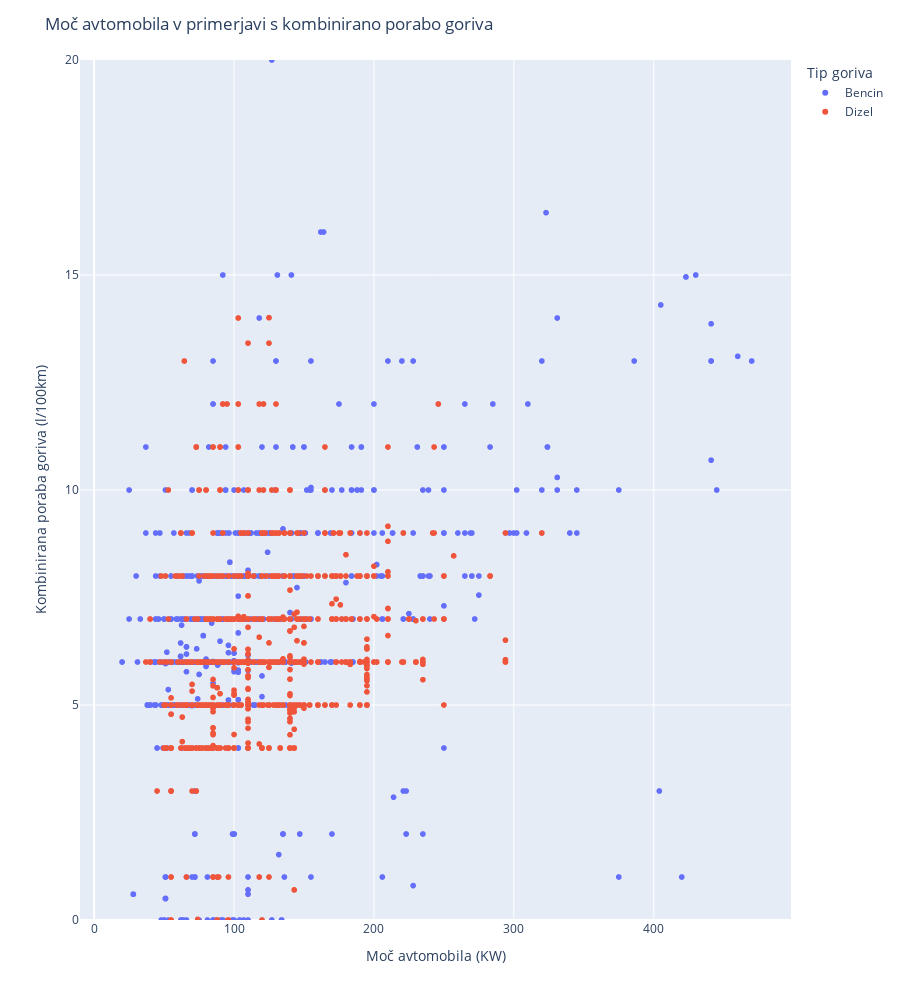
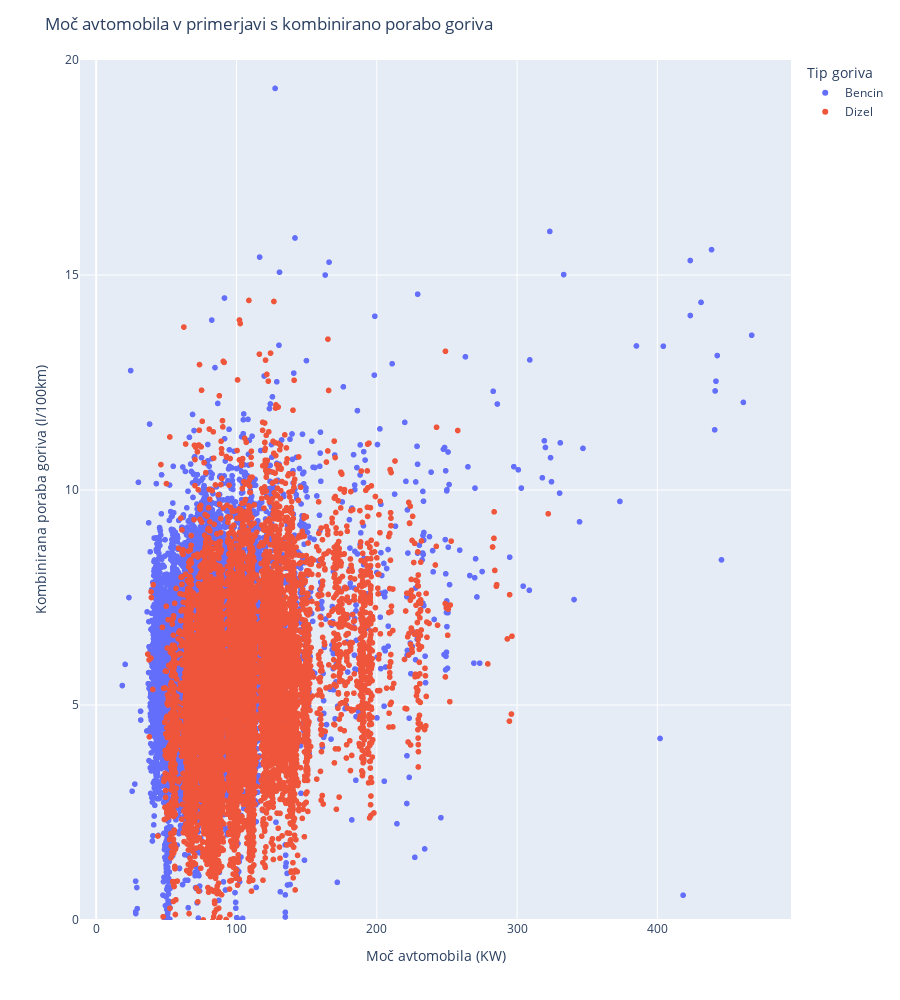

The code cell stored with these charts, in order, in its notebook:
### Code cell
import plotly.express as px
import numpy as np
cars['P12-Nazivna moc'] = pd.to_numeric(cars['P12-Nazivna moc'], errors='coerce')
# Remove rows where 'column_name' is NaN
cars = cars.dropna(subset=['P12-Nazivna moc'])
cars['V8-Kombinirana poraba goriva'] = pd.to_numeric(cars['V8-Kombinirana poraba goriva'], errors='coerce')
# Remove rows where 'column_name' is NaN
cars = cars.dropna(subset=['V8-Kombinirana poraba goriva'])

cars['V8-Kombinirana poraba goriva'] = cars['V8-Kombinirana poraba goriva'].astype(float)
cars['P12-Nazivna moc'] = cars['P12-Nazivna moc'].astype(float)

# Get a boolean series representing which row satisfies the condition
mask = cars['P13-Vrsta goriva (opis)'].isin(['Bencin', 'Dizel'])
print(collections.Counter(mask))
# Filter the dataframe using the boolean series
filtered_cars = cars[mask]
jitter = 0.0
filtered_cars['V8-Kombinirana poraba goriva'] = filtered_cars['V8-Kombinirana poraba goriva'] + np.random.randn(len(filtered_cars['V8-Kombinirana poraba goriva'])) *jitter
filtered_cars['P12-Nazivna moc'] = filtered_cars['P12-Nazivna moc'] + np.random.randn(len(filtered_cars['P12-Nazivna moc']))*jitter**2
# Scatter plot of nominal power vs combined fuel consumption with color by fuel type
fig = px.scatter(filtered_cars, x="P12-Nazivna moc", y="V8-Kombinirana poraba goriva", color="P13-Vrsta goriva (opis)",labels={"P13-Vrsta goriva (opis)": "Tip goriva"})
fig.update_yaxes(range=[0, 20])
fig.update_layout(title='Moč avtomobila v primerjavi s kombinirano porabo goriva',
                   xaxis_title='Moč avtomobila (KW)',
                   yaxis_title='Kombinirana poraba goriva (l/100km)')
fig.update_layout(dict( height=1000,
))                   
fig.show()
jitter =1.25
filtered_cars['V8-Kombinirana poraba goriva'] = filtered_cars['V8-Kombinirana poraba goriva'] + np.random.randn(len(filtered_cars['V8-Kombinirana poraba goriva'])) *jitter
filtered_cars['P12-Nazivna moc'] = filtered_cars['P12-Nazivna moc'] + np.random.randn(len(filtered_cars['P12-Nazivna moc']))*jitter
# Scatter plot of nominal power vs combined fuel consumption with color by fuel type
fig = px.scatter(filtered_cars, x="P12-Nazivna moc", y="V8-Kombinirana poraba goriva", color="P13-Vrsta goriva (opis)",labels={"P13-Vrsta goriva (opis)": "Tip goriva"})
fig.update_yaxes(range=[0, 20])
fig.update_layout(title='Moč avtomobila v primerjavi s kombinirano porabo goriva',
                   xaxis_title='Moč avtomobila (KW)',
                   yaxis_title='Kombinirana poraba goriva (l/100km)')
fig.update_layout(dict( height=1000,
))                   
fig.show()

### Figure 1 — Plotly figure (JSON) as saved in the notebook; plotly's stock layout.template omitted (floating-point values rounded to 4 significant figures; data arrays with more than 128 entries replaced by an {"elided": "..."} marker saying what was removed)
{"data": [{"hovertemplate": "Tip goriva=Bencin<br>P12-Nazivna moc=%{x}<br>V8-Kombinirana poraba goriva=%{y}<extra></extra>", "legendgroup": "Bencin", "marker": {"color": "#636efa", "symbol": "circle"}, "mode": "markers", "name": "Bencin", "showlegend": true, "type": "scattergl", "x": {"elided": "12496 float values"}, "xaxis": "x", "y": {"elided": "12496 float values"}, "yaxis": "y"}, {"hovertemplate": "Tip goriva=Dizel<br>P12-Nazivna moc=%{x}<br>V8-Kombinirana poraba goriva=%{y}<extra></extra>", "legendgroup": "Dizel", "marker": {"color": "#EF553B", "symbol": "circle"}, "mode": "markers", "name": "Dizel", "showlegend": true, "type": "scattergl", "x": {"elided": "16077 float values"}, "xaxis": "x", "y": {"elided": "16077 float values"}, "yaxis": "y"}], "layout": {"height": 1000, "legend": {"title": {"text": "Tip goriva"}, "tracegroupgap": 0}, "margin": {"t": 60}, "title": {"text": "Moč avtomobila v primerjavi s kombinirano porabo goriva"}, "xaxis": {"anchor": "y", "domain": [0, 1], "title": {"text": "Moč avtomobila (KW)"}}, "yaxis": {"anchor": "x", "domain": [0, 1], "range": [0, 20], "title": {"text": "Kombinirana poraba goriva (l/100km)"}}}}

### Figure 2 — Plotly figure (JSON) as saved in the notebook; plotly's stock layout.template omitted (floating-point values rounded to 4 significant figures; data arrays with more than 128 entries replaced by an {"elided": "..."} marker saying what was removed)
{"data": [{"hovertemplate": "Tip goriva=Bencin<br>P12-Nazivna moc=%{x}<br>V8-Kombinirana poraba goriva=%{y}<extra></extra>", "legendgroup": "Bencin", "marker": {"color": "#636efa", "symbol": "circle"}, "mode": "markers", "name": "Bencin", "showlegend": true, "type": "scattergl", "x": {"elided": "12496 float values"}, "xaxis": "x", "y": {"elided": "12496 float values"}, "yaxis": "y"}, {"hovertemplate": "Tip goriva=Dizel<br>P12-Nazivna moc=%{x}<br>V8-Kombinirana poraba goriva=%{y}<extra></extra>", "legendgroup": "Dizel", "marker": {"color": "#EF553B", "symbol": "circle"}, "mode": "markers", "name": "Dizel", "showlegend": true, "type": "scattergl", "x": {"elided": "16077 float values"}, "xaxis": "x", "y": {"elided": "16077 float values"}, "yaxis": "y"}], "layout": {"height": 1000, "legend": {"title": {"text": "Tip goriva"}, "tracegroupgap": 0}, "margin": {"t": 60}, "title": {"text": "Moč avtomobila v primerjavi s kombinirano porabo goriva"}, "xaxis": {"anchor": "y", "domain": [0, 1], "title": {"text": "Moč avtomobila (KW)"}}, "yaxis": {"anchor": "x", "domain": [0, 1], "range": [0, 20], "title": {"text": "Kombinirana poraba goriva (l/100km)"}}}}
